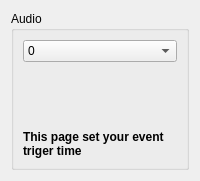
          <widget class="QWidget" name="Com_Audio">
           <layout class="QVBoxLayout" name="verticalLayout_20">
            <item>
             <widget class="QGroupBox" name="Audio">
              <property name="title">
               <string>Audio</string>
              </property>
              <property name="flat">
               <bool>true</bool>
              </property>
              <layout class="QVBoxLayout" name="verticalLayout_19">
               <item>
                <widget class="QComboBox" name="Audio_Dex_Para0_Num">
                 <item>
                  <property name="text">
                   <string>0</string>
                  </property>
                  <property name="icon">
                   <iconset>
                    <normaloff>:/Menu/rc/Menu/fail.png</normaloff>:/Menu/rc/Menu/fail.png</iconset>
                  </property>
                 </item>
                 <item>
                  <property name="text">
                   <string>1</string>
                  </property>
                  <property name="icon">
                   <iconset>
                    <normaloff>:/Menu/rc/Menu/notpass.png</normaloff>:/Menu/rc/Menu/notpass.png</iconset>
                  </property>
                 </item>
                 <item>
                  <property name="text">
                   <string>2</string>
                  </property>
                  <property name="icon">
                   <iconset>
                    <normaloff>:/Menu/rc/Menu/build.png</normaloff>:/Menu/rc/Menu/build.png</iconset>
                  </property>
                 </item>
                 <item>
                  <property name="text">
                   <string>3</string>
                  </property>
                  <property name="icon">
                   <iconset>
                    <normaloff>:/Menu/rc/Menu/notpass.png</normaloff>:/Menu/rc/Menu/notpass.png</iconset>
                  </property>
                 </item>
                 <item>
                  <property name="text">
                   <string>4</string>
                  </property>
                  <property name="icon">
                   <iconset>
                    <normaloff>:/Menu/rc/Menu/pass.png</normaloff>:/Menu/rc/Menu/pass.png</iconset>
                  </property>
                 </item>
                 <item>
                  <property name="text">
                   <string>5</string>
                  </property>
                  <property name="icon">
                   <iconset>
                    <normaloff>:/Menu/rc/Menu/fail.png</normaloff>:/Menu/rc/Menu/fail.png</iconset>
                  </property>
                 </item>
                 <item>
                  <property name="text">
                   <string>6</string>
                  </property>
                  <property name="icon">
                   <iconset>
                    <normaloff>:/Menu/rc/Menu/keyboard.png</normaloff>:/Menu/rc/Menu/keyboard.png</iconset>
                  </property>
                 </item>
                 <item>
                  <property name="text">
                   <string>7</string>
                  </property>
                  <property name="icon">
                   <iconset>
                    <normaloff>:/Menu/rc/Menu/progress.png</normaloff>:/Menu/rc/Menu/progress.png</iconset>
                  </property>
                 </item>
                 <item>
                  <property name="text">
                   <string>8</string>
                  </property>
                  <property name="icon">
                   <iconset>
                    <normaloff>:/Menu/rc/Menu/progress.png</normaloff>:/Menu/rc/Menu/progress.png</iconset>
                  </property>
                 </item>
                 <item>
                  <property name="text">
                   <string>9</string>
                  </property>
                  <property name="icon">
                   <iconset>
                    <normaloff>:/Menu/rc/Menu/floodfill.png</normaloff>:/Menu/rc/Menu/floodfill.png</iconset>
                  </property>
                 </item>
                </widget>
               </item>
               <item>
                <spacer name="verticalSpacer_9">
                 <property name="orientation">
                  <enum>Qt::Vertical</enum>
                 </property>
                 <property name="sizeHint" stdset="0">
                  <size>
                   <width>20</width>
                   <height>62</height>
                  </size>
                 </property>
                </spacer>
               </item>
               <item>
                <widget class="QLabel" name="label_12">
                 <property name="font">
                  <font>
                   <weight>75</weight>
                   <italic>false</italic>
                   <bold>true</bold>
                   <underline>false</underline>
                   <strikeout>false</strikeout>
                  </font>
                 </property>
                 <property name="text">
                  <string>This page set your event triger time</string>
                 </property>
                 <property name="wordWrap">
                  <bool>true</bool>
                 </property>
                 <property name="margin">
                  <number>0</number>
                 </property>
                 <property name="indent">
                  <number>-1</number>
                 </property>
                </widget>
               </item>
              </layout>
             </widget>
            </item>
           </layout>
          </widget>
